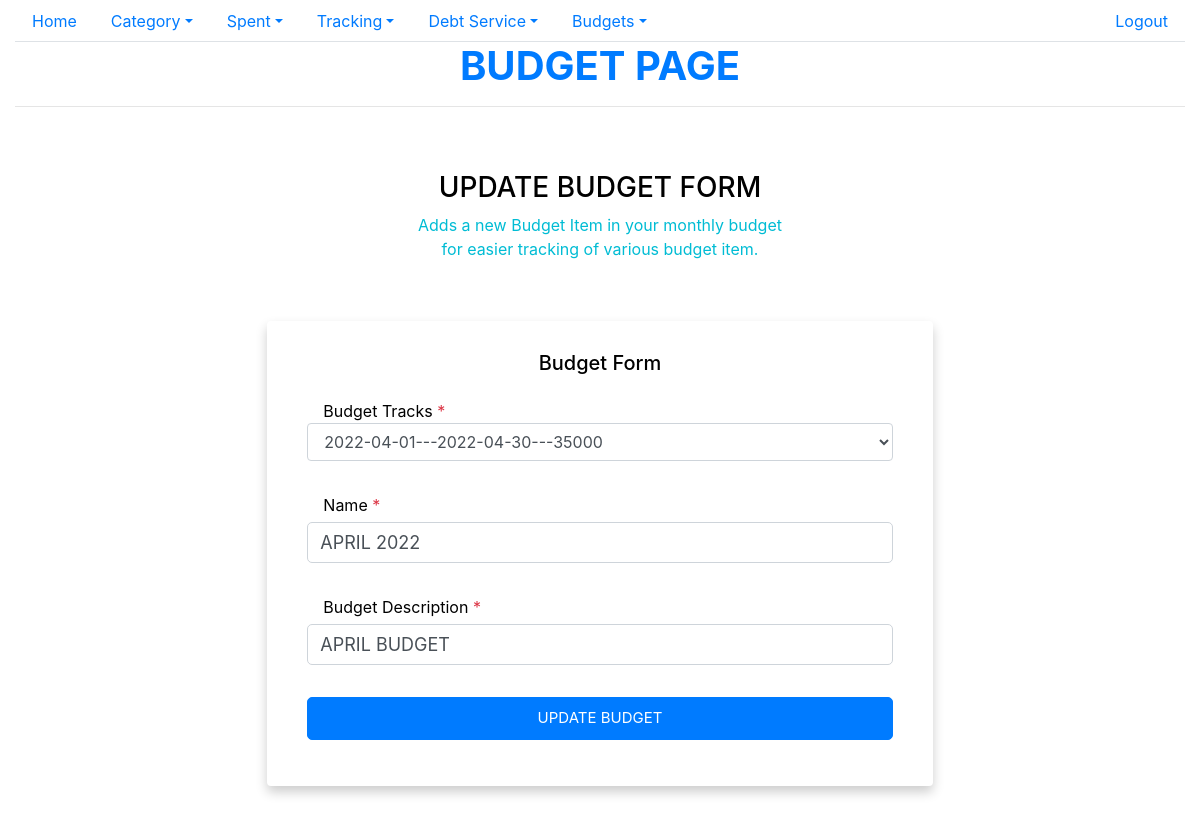
The page /updatebudget/3 (signed in) on the database its author committed.
### spent/models.py (models this page shows, shortened)
class Budget(models.Model):
    name = models.CharField(max_length=32)
    description= models.CharField(max_length=128,null=True,blank=True)
    track_id = models.ForeignKey(Track,on_delete=models.CASCADE)
    voided = models.IntegerField(default=0)
    date_created = models.DateTimeField(auto_now_add=True)
    date_updated = models.DateTimeField(auto_now=True)
    user_id = models.ForeignKey(settings.AUTH_USER_MODEL, on_delete=models.CASCADE)
    class Meta:
        ordering=['-track_id__start_date']

### spent/views.py (the view, shortened to what this page needs)
# urls.py: path('updatebudget/<int:id>',views.UpdateBudgetView.as_view(),name="update_budget"),
class UpdateBudgetView(LoginRequiredMixin,View):
    template_name = "spent/update_budget_form.html"
    form_class = BudgetForm
    def get(self,request,id ,*args, **kwargs):
        user = User.objects.get(username=self.request.user)
        budget_data = Budget.objects.get(pk=id)
        form = BudgetForm(user,instance=budget_data)
        return render(request, self.template_name, {'form': form})

### spent/forms.py
class BudgetForm(forms.ModelForm):
    def __init__(self,user,*args,**kwargs):
        super(BudgetForm,self).__init__(*args,**kwargs)
        self.fields['track_id'].queryset=Track.objects.filter(user_id=user,voided=0)
    class Meta:
        model = Budget
        exclude= ['user_id','date_created','voided','date_updated']
        widgets ={
            'track_id': forms.Select(attrs={'class':'form-group form-control'}),
            'name':forms.TextInput(attrs={'class':'form-group form-control'}),
            'description': forms.TextInput(attrs={'class': 'form-group form-control'}),
        }

### spent/models.py (called while the page is built)
    def __str__(self):
        return f"{self.start_date}---{self.end_date}---{self.amount}"

### spent/templates/spent/update_budget_form.html (shortened to what this page needs)
{% extends "base.html" %}
{%block content %}
<h1 class="text-center text-primary font-weight-bold">BUDGET PAGE</h1>
<hr/>
<div class="container-fluid px-1 py-5 mx-auto">
    <div class="row d-flex justify-content-center">
        <div class="col-xl-7 col-lg-8 col-md-9 col-11 text-center">
            <h3>UPDATE BUDGET FORM</h3>
            <p class="blue-text">Adds a new Budget Item in your monthly budget<br> for easier tracking of various budget item.</p>
            <div class="card">
                <h5 class="text-center mb-4">Budget Form</h5>
                <form class="form-card" action="" method="post">
                	<div class="justify-content-between text-left">
                        <div class="form-group flex-column d-flex">
                        	<label class="form-control-label px-3">
                        		Budget Tracks<span class="text-danger"> *</span>
                        	</label>
                            {{form.track_id}}
                        </div>
                    <div class="justify-content-between text-left">
                        <div class="form-group flex-column d-flex">
                        	<label class="form-control-label px-3" for="{{form.name.id_for_label}}">
                        		Name<span class="text-danger"> *</span>
                        	</label>
                        	{{form.name}} </div>
                     <div class="form-group flex-column d-flex">
                        <label class="form-control-label px-3" for="{{form.description.id_for_label}}">
                        Budget Description
                        <span class="text-danger"> *</span></label>
                          {{form.description}}
                        </div>
                    </div>
                    <div class=" justify-content-end">
                        <div class="form-group"> <button type="submit" class="btn-block btn-primary">Update Budget</button> </div>
                    </div>
                </form>
            </div>
        </div>
    </div>
</div>
{% endblock content %}

### static/spent/main.css (style rules this page uses)
body { color: #000; overflow-x: hidden; height: 100%; background-repeat: no-repeat; background-size: 100% 100% }
.card { padding: 30px 40px; margin-top: 60px; margin-bottom: 60px; border: none !important; box-shadow: 0 6px 12px 0 rgba(0, 0, 0, 0.2) }
.blue-text { color: #00BCD4 }
.form-control-label { margin-bottom: 0 }
input, textarea, button { padding: 8px 15px; border-radius: 5px !important; margin: 5px 0px; box-sizing: border-box; border: 1px solid #ccc; font-size: 18px !important; font-weight: 300 }
.btn-block { text-transform: uppercase; font-size: 15px !important; font-weight: 400; height: 43px; cursor: pointer }

### rows shown on the page
Budget: track_id "2022-04-01---2022-04-30---35000", name "APRIL 2022", description "APRIL BUDGET"
